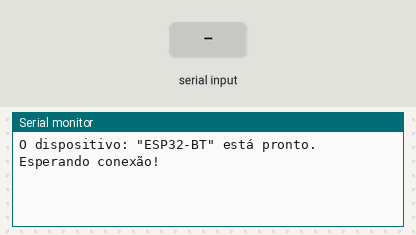
A sketch run on a simulated ESP32. Shown: the last lines printed to the serial monitor. The inputs (shaded band) are chosen by the test bench. Nothing arrives over Bluetooth unless stated.

Above: at 1.2 s.
1.3 s: "1" received over the second serial link
At 2.5 s:
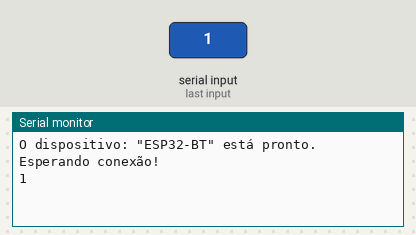
2.8 s: "0" received over the second serial link
At 3.5 s:
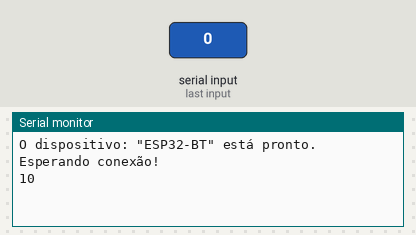

The sketch:

ConexaoBluetooth.ino
```cpp
#include "BluetoothSerial.h"


String device_name = "ESP32-BT";

BluetoothSerial SerialBT;

void setup() {
  Serial.begin(9600);
  SerialBT.begin(device_name); //Bluetooth device name
  Serial.printf("O dispositivo: \"%s\" está pronto.\nEsperando conexão!\n", device_name.c_str());
}

void loop() {
  if (Serial.available()) {
    SerialBT.write(Serial.read());
  }
  if (SerialBT.available()) {
    Serial.write(SerialBT.read());
  }
  delay(20);
}
```

Measured:
- after the input at 1.3 s, the serial monitor: prints a new line at once (image 1)
- after the input at 2.8 s, the serial monitor: prints a new line at once (image 2)
